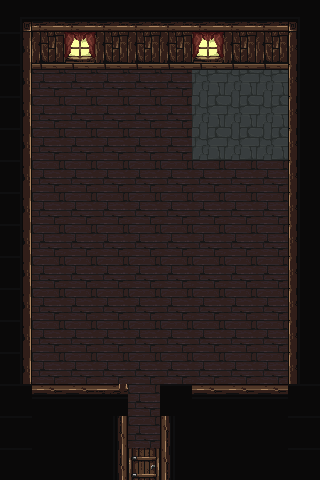

Below is a game level as drawn by its tile map, then a one-line description and the .tmx file that defines it, in full:
An orthogonal 10x15 tile map with 32x32 px tiles, 4 tile layers (BaseLayer, Walls, Curtains, CollideLayerBase), 2 tilesets.

<map version="1.5" tiledversion="1.5.0" orientation="orthogonal" renderorder="right-down" width="10" height="15" tilewidth="32" tileheight="32" infinite="0" nextlayerid="5" nextobjectid="1">
 <editorsettings>
  <export target="house-interior1.json" format="json" />
 </editorsettings>
 <tileset firstgid="1" name="houseinterior" tilewidth="32" tileheight="32" tilecount="1024" columns="32">
  <image source="../tilesets/RPGW_HousesAndInt_v1.1/interiors.png" width="1024" height="1024" />
 </tileset>
 <tileset firstgid="1025" name="housesinteriors2" tilewidth="32" tileheight="32" tilecount="880" columns="22">
  <image source="../tilesets/RPG_Buildings_HOUSES_v1.1/houses_interriors.png" width="704" height="1280" />
 </tileset>
 <layer id="1" name="BaseLayer" width="10" height="15">
  <data encoding="csv">
0,0,0,0,0,0,0,0,0,0,
0,0,0,0,0,0,0,0,0,0,
0,26,26,26,26,26,187,187,187,0,
0,26,26,26,26,26,187,187,187,0,
0,26,26,26,26,26,187,187,187,0,
0,26,26,26,26,26,26,26,26,0,
0,26,26,26,26,26,26,26,26,0,
0,26,26,26,26,26,26,26,26,0,
0,26,26,26,26,26,26,26,26,0,
0,26,26,26,26,26,26,26,26,0,
0,26,26,26,26,26,26,26,26,0,
0,26,26,26,26,26,26,26,26,0,
0,26,26,26,26,2684354581,26,26,26,0,
0,26,26,26,26,26,26,26,26,0,
0,0,0,0,0,0,0,0,0,0
</data>
 </layer>
 <layer id="3" name="Walls" width="10" height="15">
  <data encoding="csv">
2,9,9,9,9,9,9,9,9,11,
137,36,38,36,36,36,38,36,36,43,
137,67,67,67,67,67,67,67,67,43,
137,0,0,0,0,0,0,0,0,43,
137,0,0,0,0,0,0,0,0,43,
137,0,0,0,0,0,0,0,0,43,
137,0,0,0,0,0,0,0,0,43,
137,0,0,0,0,0,0,0,0,43,
137,0,0,0,0,0,0,0,0,43,
137,0,0,0,0,0,0,0,0,43,
137,0,0,0,0,0,0,0,0,43,
137,0,0,0,0,0,0,0,0,43,
147,3221225843,3221225843,3221225651,0,147,3221225843,3221225843,3221225843,147,
147,119,119,1610613119,0,2684354943,119,119,119,147,
147,119,119,1610613119,56,2684354943,119,119,119,147
</data>
 </layer>
 <layer id="4" name="Curtains" width="10" height="15">
  <data encoding="csv">
2,9,9,9,9,9,9,9,9,11,
0,0,301,0,0,0,301,0,0,0,
0,0,0,0,0,0,0,0,0,0,
0,0,0,0,0,0,0,0,0,0,
0,0,0,0,0,0,0,0,0,0,
0,0,0,0,0,0,0,0,0,0,
0,0,0,0,0,0,0,0,0,0,
0,0,0,0,0,0,0,0,0,0,
0,0,0,0,0,0,0,0,0,0,
0,0,0,0,0,0,0,0,0,0,
0,0,0,0,0,0,0,0,0,0,
0,0,0,0,0,0,0,0,0,0,
0,0,0,0,0,0,0,0,0,0,
0,0,0,0,0,0,0,0,0,0,
0,0,0,0,0,0,0,0,0,0
</data>
 </layer>
 <layer id="2" name="CollideLayerBase" width="10" height="15">
  <data encoding="csv">
0,0,0,0,0,0,0,0,0,0,
0,0,0,0,0,0,0,0,0,0,
0,0,0,0,0,0,0,0,0,0,
0,0,0,0,0,0,0,0,0,0,
0,0,0,0,0,0,0,0,0,0,
0,0,0,0,0,0,0,0,0,0,
0,0,0,0,0,0,0,0,0,0,
0,0,0,0,0,0,0,0,0,0,
0,0,0,0,0,0,0,0,0,0,
0,0,0,0,0,0,0,0,0,0,
0,0,0,0,0,0,0,0,0,0,
0,0,0,0,0,0,0,0,0,0,
0,0,0,0,0,0,0,0,0,0,
0,0,0,0,0,0,0,0,0,0,
0,0,0,0,0,0,0,0,0,0
</data>
 </layer>
</map>
